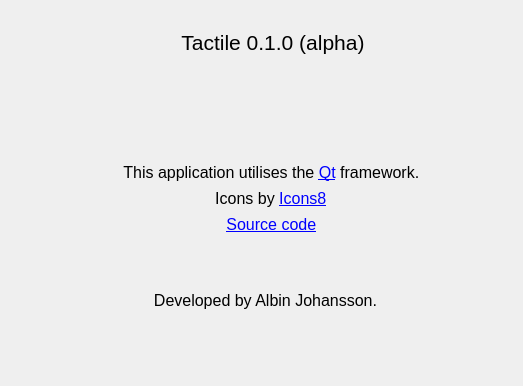
<?xml version="1.0" encoding="UTF-8"?>
<ui version="4.0">
    <class>AboutUI</class>
    <widget class="QWidget" name="AboutUI">
        <property name="windowModality">
            <enum>Qt::ApplicationModal</enum>
        </property>
        <property name="geometry">
            <rect>
                <x>0</x>
                <y>0</y>
                <width>523</width>
                <height>386</height>
            </rect>
        </property>
        <property name="sizePolicy">
            <sizepolicy hsizetype="Preferred" vsizetype="Preferred">
                <horstretch>0</horstretch>
                <verstretch>0</verstretch>
            </sizepolicy>
        </property>
        <property name="font">
            <font>
                <family>Segoe UI</family>
                <pointsize>12</pointsize>
            </font>
        </property>
        <property name="windowTitle">
            <string>About Tactile</string>
        </property>
        <property name="windowIcon">
            <iconset resource="../../tactile2.qrc">
                <normaloff>:/resources/icons/tactile2_icon2.png</normaloff>
                :/resources/icons/tactile2_icon2.png
            </iconset>
        </property>
        <property name="windowOpacity">
            <double>26.000000000000000</double>
        </property>
        <widget class="QWidget" name="verticalLayoutWidget">
            <property name="geometry">
                <rect>
                    <x>30</x>
                    <y>30</y>
                    <width>471</width>
                    <height>331</height>
                </rect>
            </property>
            <layout class="QVBoxLayout" name="verticalLayout">
                <property name="sizeConstraint">
                    <enum>QLayout::SetDefaultConstraint</enum>
                </property>
                <item>
                    <layout class="QHBoxLayout" name="horizontalLayout_3">
                        <item>
                            <spacer name="horizontalSpacer_5">
                                <property name="orientation">
                                    <enum>Qt::Horizontal</enum>
                                </property>
                                <property name="sizeHint" stdset="0">
                                    <size>
                                        <width>40</width>
                                        <height>20</height>
                                    </size>
                                </property>
                            </spacer>
                        </item>
                        <item>
                            <widget class="QLabel" name="label_4">
                                <property name="text">
                                    <string/>
                                </property>
                                <property name="pixmap">
                                    <pixmap resource="../../tactile2.qrc">
                                        :/resources/icons/tactile2_icon2.png
                                    </pixmap>
                                </property>
                                <property name="alignment">
                                    <set>Qt::AlignCenter</set>
                                </property>
                            </widget>
                        </item>
                        <item>
                            <widget class="QLabel" name="label">
                                <property name="font">
                                    <font>
                                        <family>Segoe UI</family>
                                        <pointsize>16</pointsize>
                                        <weight>50</weight>
                                        <bold>false</bold>
                                        <strikeout>false</strikeout>
                                        <kerning>true</kerning>
                                    </font>
                                </property>
                                <property name="text">
                                    <string>Tactile 0.1.0 (alpha)</string>
                                </property>
                                <property name="alignment">
                                    <set>Qt::AlignCenter</set>
                                </property>
                            </widget>
                        </item>
                        <item>
                            <spacer name="horizontalSpacer_6">
                                <property name="orientation">
                                    <enum>Qt::Horizontal</enum>
                                </property>
                                <property name="sizeHint" stdset="0">
                                    <size>
                                        <width>40</width>
                                        <height>20</height>
                                    </size>
                                </property>
                            </spacer>
                        </item>
                    </layout>
                </item>
                <item>
                    <spacer name="verticalSpacer_2">
                        <property name="orientation">
                            <enum>Qt::Vertical</enum>
                        </property>
                        <property name="sizeHint" stdset="0">
                            <size>
                                <width>20</width>
                                <height>40</height>
                            </size>
                        </property>
                    </spacer>
                </item>
                <item>
                    <spacer name="verticalSpacer_4">
                        <property name="orientation">
                            <enum>Qt::Vertical</enum>
                        </property>
                        <property name="sizeHint" stdset="0">
                            <size>
                                <width>20</width>
                                <height>40</height>
                            </size>
                        </property>
                    </spacer>
                </item>
                <item>
                    <layout class="QHBoxLayout" name="horizontalLayout_4">
                        <item>
                            <spacer name="horizontalSpacer_7">
                                <property name="orientation">
                                    <enum>Qt::Horizontal</enum>
                                </property>
                                <property name="sizeHint" stdset="0">
                                    <size>
                                        <width>40</width>
                                        <height>20</height>
                                    </size>
                                </property>
                            </spacer>
                        </item>
                        <item>
                            <widget class="QLabel" name="label_9">
                                <property name="text">
                                    <string/>
                                </property>
                                <property name="pixmap">
                                    <pixmap resource="../../tactile2.qrc">
                                        :/resources/icons/icons8/dark/qt.png
                                    </pixmap>
                                </property>
                                <property name="alignment">
                                    <set>Qt::AlignCenter</set>
                                </property>
                            </widget>
                        </item>
                        <item>
                            <widget class="QLabel" name="label_3">
                                <property name="font">
                                    <font>
                                        <family>Segoe UI</family>
                                        <pointsize>12</pointsize>
                                        <weight>50</weight>
                                        <bold>false</bold>
                                        <strikeout>false</strikeout>
                                        <kerning>true</kerning>
                                    </font>
                                </property>
                                <property name="text">
                                    <string>This application utilises the &lt;a href=&quot;https://www.qt.io/&quot;&gt;Qt&lt;/a&gt;
                                        framework.
                                    </string>
                                </property>
                                <property name="alignment">
                                    <set>Qt::AlignCenter</set>
                                </property>
                                <property name="openExternalLinks">
                                    <bool>true</bool>
                                </property>
                            </widget>
                        </item>
                        <item>
                            <spacer name="horizontalSpacer_8">
                                <property name="orientation">
                                    <enum>Qt::Horizontal</enum>
                                </property>
                                <property name="sizeHint" stdset="0">
                                    <size>
                                        <width>40</width>
                                        <height>20</height>
                                    </size>
                                </property>
                            </spacer>
                        </item>
                    </layout>
                </item>
                <item>
                    <layout class="QHBoxLayout" name="horizontalLayout_2">
                        <item>
                            <spacer name="horizontalSpacer_3">
                                <property name="orientation">
                                    <enum>Qt::Horizontal</enum>
                                </property>
                                <property name="sizeHint" stdset="0">
                                    <size>
                                        <width>40</width>
                                        <height>20</height>
                                    </size>
                                </property>
                            </spacer>
                        </item>
                        <item>
                            <widget class="QLabel" name="label_8">
                                <property name="text">
                                    <string/>
                                </property>
                                <property name="pixmap">
                                    <pixmap resource="../../tactile2.qrc">
                                        :/resources/icons/icons8/color/64/icons8.png
                                    </pixmap>
                                </property>
                                <property name="alignment">
                                    <set>Qt::AlignCenter</set>
                                </property>
                            </widget>
                        </item>
                        <item>
                            <widget class="QLabel" name="label_7">
                                <property name="text">
                                    <string>&lt;html&gt;&lt;head/&gt;&lt;body&gt;&lt;p&gt;Icons by
                                        &lt;a href=&quot;https://icons8.com/&quot;&gt;&lt;span
                                        style=&quot; text-decoration: underline; color:#0000ff;&quot;&gt;Icons8&lt;/span&gt;&lt;/a&gt;&lt;/p&gt;&lt;/body&gt;&lt;/html&gt;
                                    </string>
                                </property>
                                <property name="alignment">
                                    <set>Qt::AlignCenter</set>
                                </property>
                            </widget>
                        </item>
                        <item>
                            <spacer name="horizontalSpacer_4">
                                <property name="orientation">
                                    <enum>Qt::Horizontal</enum>
                                </property>
                                <property name="sizeHint" stdset="0">
                                    <size>
                                        <width>40</width>
                                        <height>20</height>
                                    </size>
                                </property>
                            </spacer>
                        </item>
                    </layout>
                </item>
                <item>
                    <layout class="QHBoxLayout" name="horizontalLayout">
                        <item>
                            <spacer name="horizontalSpacer">
                                <property name="orientation">
                                    <enum>Qt::Horizontal</enum>
                                </property>
                                <property name="sizeHint" stdset="0">
                                    <size>
                                        <width>40</width>
                                        <height>20</height>
                                    </size>
                                </property>
                            </spacer>
                        </item>
                        <item>
                            <widget class="QLabel" name="label_5">
                                <property name="sizePolicy">
                                    <sizepolicy hsizetype="Minimum" vsizetype="Preferred">
                                        <horstretch>0</horstretch>
                                        <verstretch>0</verstretch>
                                    </sizepolicy>
                                </property>
                                <property name="layoutDirection">
                                    <enum>Qt::RightToLeft</enum>
                                </property>
                                <property name="text">
                                    <string/>
                                </property>
                                <property name="pixmap">
                                    <pixmap resource="../../tactile2.qrc">
                                        :/resources/icons/icons8/color/64/git.png
                                    </pixmap>
                                </property>
                                <property name="alignment">
                                    <set>Qt::AlignCenter</set>
                                </property>
                            </widget>
                        </item>
                        <item>
                            <widget class="QLabel" name="label_2">
                                <property name="font">
                                    <font>
                                        <family>Segoe UI</family>
                                        <pointsize>12</pointsize>
                                    </font>
                                </property>
                                <property name="text">
                                    <string>&lt;a href=&quot;https://github.com/albin-johansson/Tactile&quot;&gt;Source
                                        code&lt;/a&gt;
                                    </string>
                                </property>
                                <property name="alignment">
                                    <set>Qt::AlignCenter</set>
                                </property>
                                <property name="openExternalLinks">
                                    <bool>true</bool>
                                </property>
                            </widget>
                        </item>
                        <item>
                            <spacer name="horizontalSpacer_2">
                                <property name="orientation">
                                    <enum>Qt::Horizontal</enum>
                                </property>
                                <property name="sizeHint" stdset="0">
                                    <size>
                                        <width>40</width>
                                        <height>20</height>
                                    </size>
                                </property>
                            </spacer>
                        </item>
                    </layout>
                </item>
                <item>
                    <spacer name="verticalSpacer_3">
                        <property name="orientation">
                            <enum>Qt::Vertical</enum>
                        </property>
                        <property name="sizeHint" stdset="0">
                            <size>
                                <width>20</width>
                                <height>40</height>
                            </size>
                        </property>
                    </spacer>
                </item>
                <item>
                    <widget class="QLabel" name="label_6">
                        <property name="font">
                            <font>
                                <family>Segoe UI</family>
                                <pointsize>12</pointsize>
                                <weight>50</weight>
                                <bold>false</bold>
                                <strikeout>false</strikeout>
                                <kerning>true</kerning>
                            </font>
                        </property>
                        <property name="text">
                            <string>Developed by Albin Johansson.</string>
                        </property>
                        <property name="alignment">
                            <set>Qt::AlignCenter</set>
                        </property>
                    </widget>
                </item>
                <item>
                    <spacer name="verticalSpacer">
                        <property name="orientation">
                            <enum>Qt::Vertical</enum>
                        </property>
                        <property name="sizeHint" stdset="0">
                            <size>
                                <width>20</width>
                                <height>40</height>
                            </size>
                        </property>
                    </spacer>
                </item>
            </layout>
        </widget>
    </widget>
    <resources>
        <include location="../../tactile2.qrc"/>
        <include location="../../tactile2.qrc"/>
    </resources>
    <connections/>
</ui>
